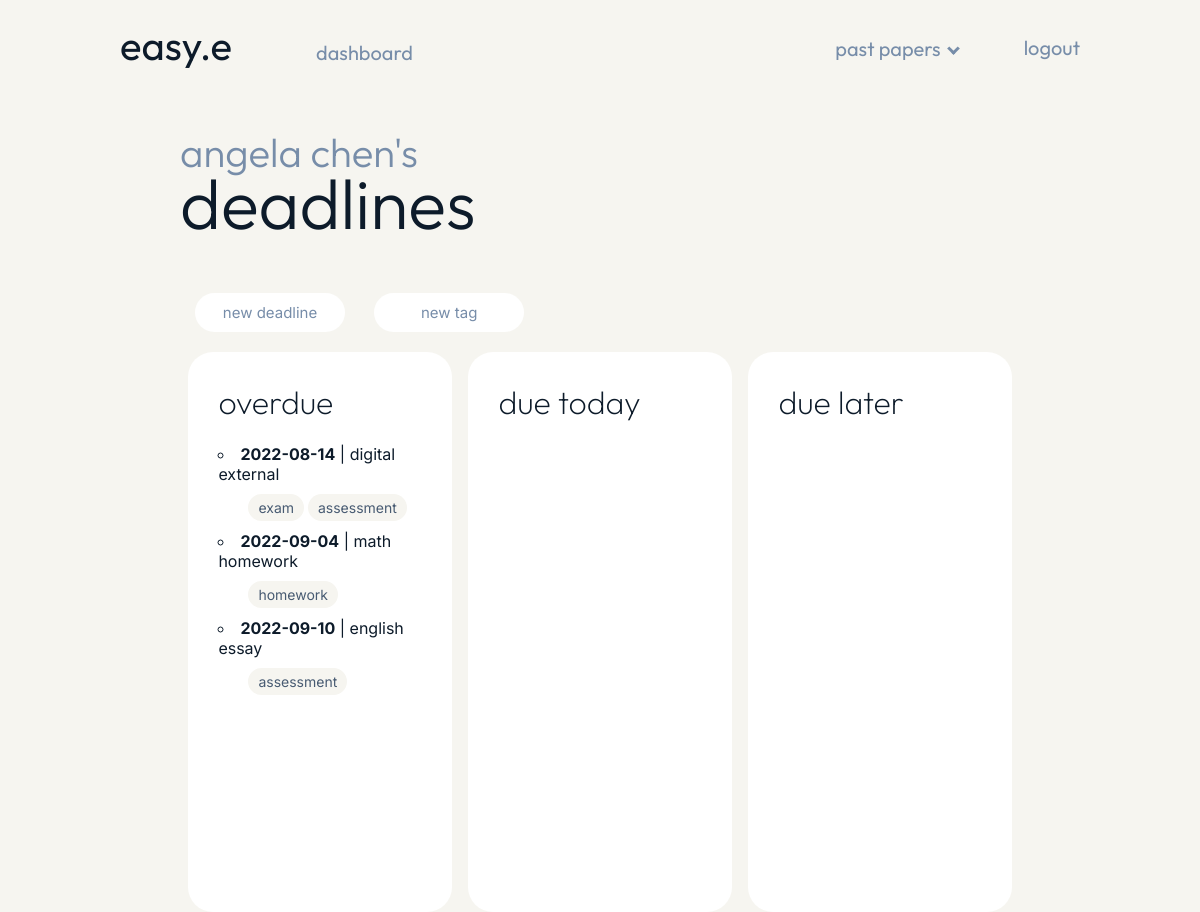
/deadlines (signed in), run on the app's committed database.
### models.py (models this page shows, shortened)
class User(UserMixin, db.Model):
    __tablename__ = "user_login"
    id = db.Column(db.Integer, primary_key=True)
    name = db.Column(db.Text())
    user_name = db.Column(db.String(15), unique=True)
    user_email = db.Column(db.String(50), unique=True)
    user_password = db.Column(db.String(80))
    todo = db.relationship ("Todo", backref='todo')

class Deadline(db.Model):
    __tablename__ = "deadline"
    id = db.Column(db.Integer, primary_key=True)
    user = db.Column(db.Integer, db.ForeignKey('user_login.id'))
    date = db.Column(db.Date)
    name = db.Column(db.String())
    tags = db.relationship('Tag', secondary=DeadlineTag, back_populates='deadlines')

class Tag(db.Model):
    __tablename__ = "tag"
    id = db.Column(db.Integer, primary_key=True)
    user = db.Column(db.Integer, db.ForeignKey('user_login.id'))
    name = db.Column(db.String())
    deadlines = db.relationship('Deadline', secondary=DeadlineTag, back_populates='tags')

### main.py (the view)
@app.route("/deadlines")
@login_required
def deadlines():
    overdue_items = db.session.query(models.Deadline).filter(models.Deadline.date < date.today()).all()
    today_items = db.session.query(models.Deadline).filter(models.Deadline.date == date.today()).all()
    later_items = db.session.query(models.Deadline).filter(models.Deadline.date > date.today()).all()
    return render_template ("deadlines.html", name=current_user.name, overdue_items=overdue_items, today_items=today_items, later_items=later_items)

### main.py (called while the page is built)
@login_manager.user_loader
def load_user(user_id):
    return models.User.query.get(int(user_id))

### templates/deadlines.html (shortened to what this page needs)
{% extends "layout_user.html" %}
{% block content %}
<div class="page">
    <div class="deadlines_header">
        <h1 class="welcome">{{ name }}'s</h1>
        <h1 class="welcome_name">deadlines</h1>
        <span>
            <a class="new_deadline_button" href="/new_deadline"><button>new deadline</button></a>
            <a class="new_deadline_button"><button>new tag</button></a>
        </span>
    </div>
    <div class="deadlines_container">
        <div class="deadlines_sections">
            <h1 class="dashboard_subheadings">overdue</h1>
            {% for item in overdue_items %}
            <div class="deadline_div">
                <li><span>{{ item.date }}</span> | {{ item.name }} </li>
                <div class="deadline_tags">
                {% for tag in item.tags %}
                    <li>{{ tag.name }}</li>
                {% endfor %}
                </div>
            </div>
            {% endfor %}
        </div>
        <br>
        <div class="deadlines_sections">
            <h1 class="dashboard_subheadings">due today</h1>
        </div>
        <br>
        <div class="deadlines_sections">
            <h1 class="dashboard_subheadings">due later</h1>
        </div>
    </div>
</div>
{% endblock %}

### static/styles.css (style rules this page uses)
body { background-color: #f6f5f0; margin: 0; padding: 0; }
.page { width: 70%; margin: auto; }
.welcome { font-weight: 300; color: #778da9; user-select: none; }
.welcome_name { font-weight: 300; font-size: 70px; padding-top: 0; margin-top: -45px; color: #0d1b2a; user-select: none; word-wrap: break-word; }
.dashboard_subheadings { font-family: 'Outfit', sans-serif; font-weight: 200; margin-top: 0; color: #0d1b2a; position: sticky; width: fit-content; display: inline-block; }
::placeholder { color: #778da9; font-weight: normal; }
.deadlines_header { font-family: 'Outfit', sans-serif; padding-top: 30px; font-size: 20px; width: 100%; margin-bottom: 0; }
.new_deadline_button button { color: #778da9; border-radius: 20px; padding: 10px; border: none; background-color: white; font-family: 'Inter', sans-serif; margin-left: 15px; transition-duration: 0.2s; cursor: pointer; font-size: 15px; margin-right: 10px; margin-bottom: 20px; width: 150px; }
.deadlines_container { display: inline-flex; width: 100%; }
.deadlines_sections { width: 80%; background-color: white; height: 500px; border-radius: 25px; margin-right: 1%; margin-left: 1%; padding: 30px; }
.deadline_div { font-family: 'Inter', sans-serif; list-style: circle; color: #0d1b2a; }
.deadline_div span { color: #0d1b2a; font-weight: bold; }
.deadline_tags { list-style: none; font-size: 14px; margin-left: 30px; color: #485b72; cursor: default; margin-top: 10px; margin-bottom: 10px; }
.deadline_tags li { display: inline-block; border-radius: 20px; padding: 5px; padding-left: 10px; padding-right: 10px; background-color: #f6f5f0; }

### data on the page
User: name "angela chen"
Deadline: date "2022-08-14", name "digital external"
Tag: name "exam"
Tag: name "assessment"
Deadline: date "2022-09-04", name "math homework"
Tag: name "homework"
Deadline: date "2022-09-10", name "english essay"
